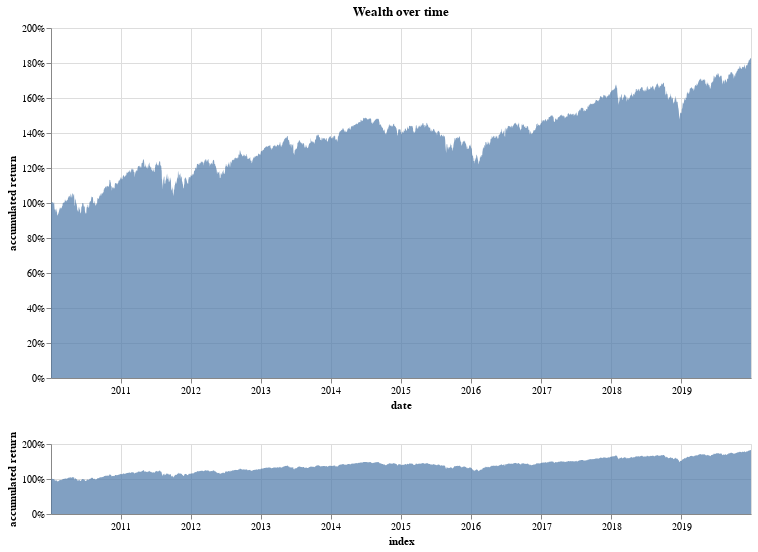

Notebook source saved alongside this figure:
### Code cell
returns_chart(bt.balance)

### Figure 1 — Vega-Lite specification as saved in the notebook (floating-point values rounded to 4 significant figures; data arrays with more than 128 entries replaced by an {"elided": "..."} marker saying what was removed)
{"$schema": "https://vega.github.io/schema/vega-lite/v3.4.0.json", "config": {"mark": {"tooltip": null}, "view": {"height": 300, "width": 400}}, "data": {"name": "data-19bc1b122f4b83f6a827fc553c98c603"}, "datasets": {"data-19bc1b122f4b83f6a827fc553c98c603": {"elided": "2517 records"}}, "vconcat": [{"height": 350, "layer": [{"encoding": {"opacity": {"value": 0}, "x": {"field": "index", "type": "temporal"}}, "mark": "point", "selection": {"selector006": {"empty": "none", "fields": ["index"], "nearest": true, "on": "mouseover", "type": "single"}}}, {"encoding": {"opacity": {"condition": {"selection": "selector006", "value": 1}, "value": 0}, "x": {"field": "index", "type": "temporal"}, "y": {"axis": {"format": "%"}, "field": "accumulated return", "type": "quantitative"}}, "mark": "point"}, {"encoding": {"text": {"condition": {"field": "accumulated return", "format": ".2%", "selection": "selector006", "type": "quantitative"}, "value": " "}, "x": {"field": "index", "type": "temporal"}, "y": {"axis": {"format": "%"}, "field": "accumulated return", "type": "quantitative"}}, "mark": {"align": "left", "dx": 5, "dy": -5, "type": "text"}}, {"encoding": {"x": {"axis": {"title": "date"}, "field": "index", "scale": {"domain": {"selection": "selector005"}}, "type": "temporal"}, "y": {"axis": {"format": "%"}, "field": "accumulated return", "type": "quantitative"}}, "mark": {"opacity": 0.7, "type": "area"}}], "title": "Wealth over time", "width": 700}, {"encoding": {"x": {"field": "index", "type": "temporal"}, "y": {"axis": {"format": "%"}, "field": "accumulated return", "type": "quantitative"}}, "height": 70, "mark": {"opacity": 0.7, "type": "area"}, "selection": {"selector005": {"encodings": ["x"], "type": "interval"}}, "width": 700}]}
